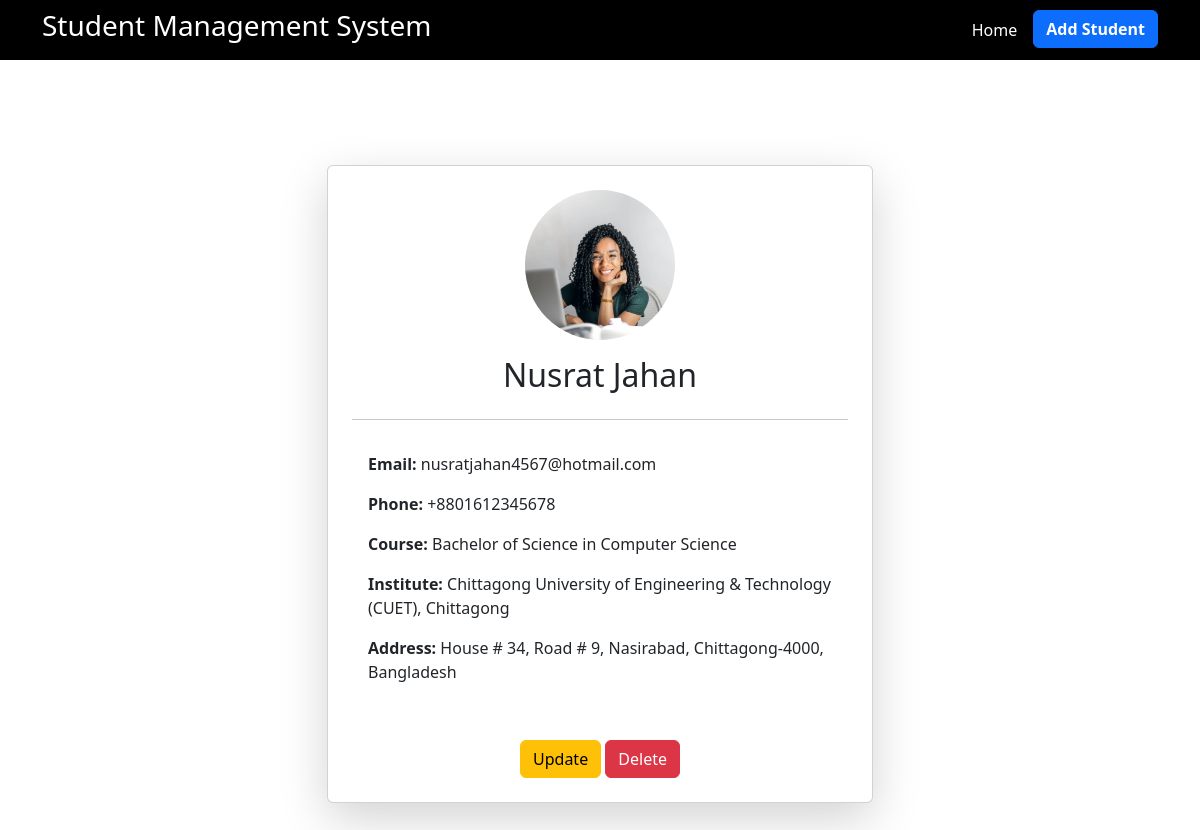
Page /student/16/ on the committed database.
### student_management/models.py (models this page shows, shortened)
class Student(models.Model):
    first_name = models.CharField(max_length=100)
    last_name = models.CharField(max_length=100)
    email = models.EmailField(unique=True)
    phone = models.CharField(max_length=15)
    course = models.CharField(max_length=100)
    institute = models.CharField(max_length=200)
    address = models.TextField()
    photo = models.ImageField(upload_to='student_photos/', blank=True, null=True)

### student_management/views.py (the view)
# urls.py: path('student/<int:student_id>/', views.student_detail, name='student_detail'),
def student_detail(request, student_id):
    student = get_object_or_404(Student, id=student_id)
    return render(request, 'students/student_detail.html', {'student': student})

### student_management/templates/students/student_detail.html
{% extends 'base.html' %}
{% block content %}
<div class="container d-flex justify-content-center align-items-center" style="min-height: 100vh;">
    <div class="card shadow-lg p-4" style="width: 50%; height: 50%;">
        <div class="text-center">
            {% if student.photo %}
            <img src="{{ student.photo.url }}" class="card-img-top rounded-circle mx-auto d-block"
                style="max-width: 150px; height: 150px; object-fit: cover;" alt="Student Photo">
            {% endif %}
            <h2 class="mt-3">{{ student.first_name }} {{ student.last_name }}</h2>
        </div>
        <hr>
        <div class="card-body">
            <p><strong>Email:</strong> {{ student.email }}</p>
            <p><strong>Phone:</strong> {{ student.phone }}</p>
            <p><strong>Course:</strong> {{ student.course }}</p>
            <p><strong>Institute:</strong> {{ student.institute }}</p>
            <p><strong>Address:</strong> {{ student.address }}</p>
        </div>
        <div class="text-center mt-4">
            <a href="{% url 'update_student' student.id %}" class="btn btn-warning">Update</a>
            <a href="{% url 'delete_student' student.id %}" class="btn btn-danger">Delete</a>
        </div>
    </div>
</div>
{% endblock %}

### rows in the picture
Student: photo (picture), first_name "Nusrat", last_name "Jahan", email "nusratjahan4567@hotmail.com", phone "+8801612345678", course "Bachelor of Science in Computer Science", institute "Chittagong University of Engineering & Technology (CUET), Chittagong", address "House # 34, Road # 9, Nasirabad, Chittagong-4000, Bangladesh"
